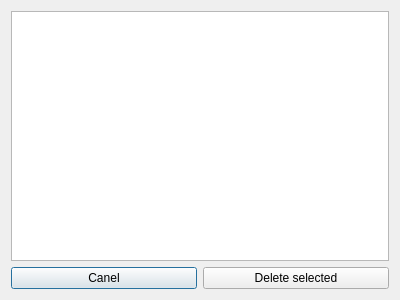
<?xml version="1.0" encoding="UTF-8"?>
<ui version="4.0">
 <class>DeleteDeviceDialog</class>
 <widget class="QDialog" name="DeleteDeviceDialog">
  <property name="geometry">
   <rect>
    <x>0</x>
    <y>0</y>
    <width>400</width>
    <height>300</height>
   </rect>
  </property>
  <property name="windowTitle">
   <string>Dialog</string>
  </property>
  <layout class="QVBoxLayout" name="verticalLayout">
   <item>
    <widget class="QListWidget" name="device_list"/>
   </item>
   <item>
    <layout class="QHBoxLayout" name="horizontalLayout">
     <property name="topMargin">
      <number>0</number>
     </property>
     <item>
      <widget class="QPushButton" name="cancel">
       <property name="text">
        <string>Canel</string>
       </property>
      </widget>
     </item>
     <item>
      <widget class="QPushButton" name="ok">
       <property name="text">
        <string>Delete selected</string>
       </property>
      </widget>
     </item>
    </layout>
   </item>
  </layout>
 </widget>
 <resources/>
 <connections/>
</ui>
